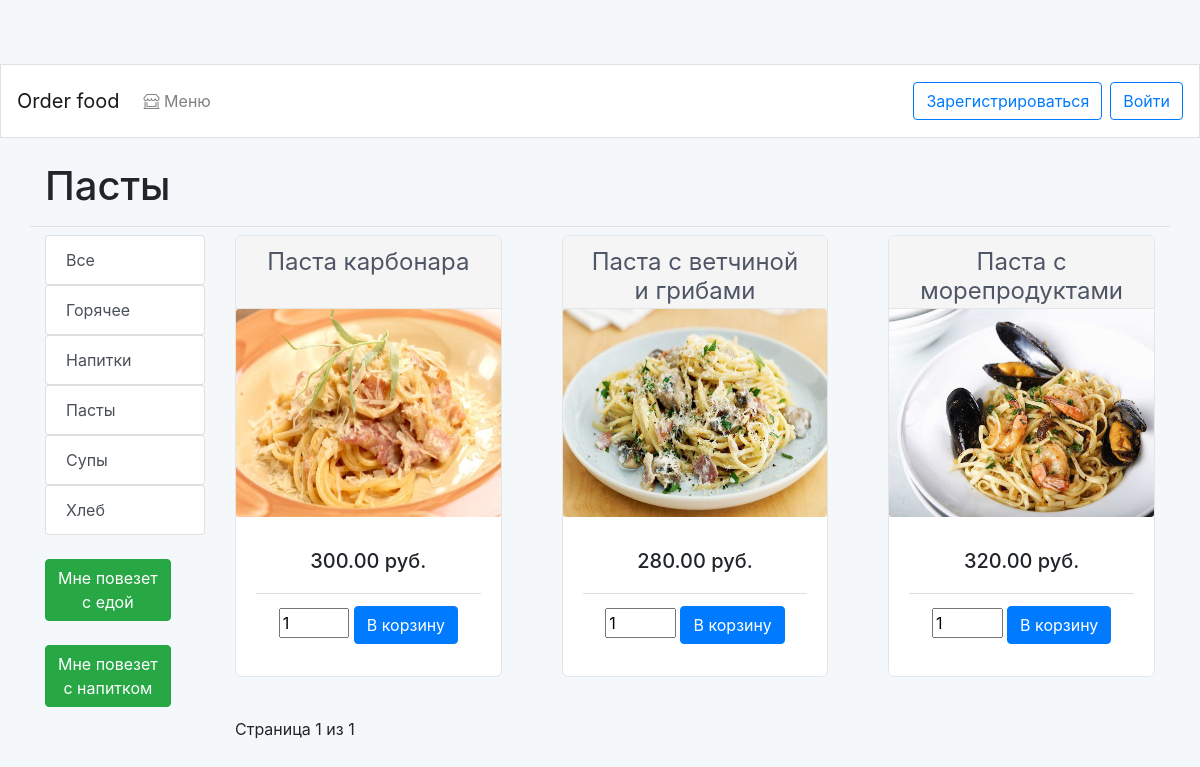
The page /pasty/ on the database its author committed.
### food_order/models.py (models this page shows, shortened)
class Category(models.Model):
    name = models.CharField(max_length=200)
    slug = models.SlugField(max_length=200,
                            unique=True)
    class Meta:
        ordering = ['name']
        indexes = [
            models.Index(fields=['name']),
        ]
        verbose_name = 'category'
        verbose_name_plural = 'categories'
    def get_absolute_url(self):
        return reverse('food_order:dish_list_by_category',
                       args=[self.slug])

class Dish(models.Model):
    category = models.ForeignKey(Category,
                                 related_name='dishes',
                                 on_delete=models.CASCADE,
                                 default=None)
    name = models.CharField(max_length=50)
    slug = models.SlugField(max_length=50,
                            unique=True)
    image = models.ImageField(upload_to='dishes/%Y/%m/%d',
                              blank=True)
    description = models.TextField(blank=True)
    composition = models.CharField(max_length=250)
    price = models.DecimalField(max_digits=10,
                                decimal_places=2)
    available = models.BooleanField(default=True)
    created = models.DateTimeField(auto_now_add=True)
    updated = models.DateTimeField(auto_now=True)
    class Meta:
        ordering = ['name']
        indexes = [
            models.Index(fields=['id', 'slug']),
            models.Index(fields=['name']),
            models.Index(fields=['-created']),
        ]
    def get_absolute_url(self):
        return reverse('food_order:dish_detail',
                       args=[self.id, self.slug])

### food_order/views.py (the view)
def dish_list(request, category_slug=None):
    category = None
    categories = Category.objects.all()
    dishes_list = Dish.objects.filter(available=True)
    if category_slug:
        category = get_object_or_404(Category,
                                     slug=category_slug)
        dishes_list = dishes_list.filter(category=category)
    paginator = Paginator(dishes_list, 6)
    page_number = request.GET.get('page', 1)
    try:
        dishes = paginator.page(page_number)
    except PageNotAnInteger:
        dishes = paginator.page(1)
    except EmptyPage:
        dishes = paginator.page(paginator.num_pages)
    cart_dish_form = CartAddDishForm()
    return render(request,
                  'food_order/dish/list.html',
                  {'category': category,
                   'categories': categories,
                   'dishes': dishes,
                   'cart_dish_form': cart_dish_form})

### cart/forms.py
class CartAddDishForm(forms.Form):
    quantity = forms.IntegerField(
        widget=forms.NumberInput(attrs={'style': 'width:7ch',
                                        'value': 1,
                                        'min': 1,
                                        'max': 20,
                                        'step': 1}),
        required=False,
        initial=1,
        label="")
    override = forms.BooleanField(required=False,
                                  initial=False,
                                  widget=forms.HiddenInput)

### cart/cart.py (called while the page is built)
    def __len__(self):
        return sum(item['quantity'] for item in self.cart.values())

### cart/context_processors.py (called while the page is built)
def cart(request):
    return {'cart': Cart(request)}

### food_order/templates/food_order/dish/list.html (shortened to what this page needs)
{% extends "food_order/base.html" %}
{% load static %}
{% block page_header %}
  <h1>{% if category %}{{ category.name }}{% else %}Меню{% endif %}</h1>
{% endblock %}
{% block content %}
  <section id="about">
    <div class="container">
      <div class="row">
        <div class="col-sm-4 col-md-2">
          <div class="list_group">
            <or {% if not category %}class="selected"{% endif %}>
              <a href="{% url 'food_order:dish_list' %}" class="list-group-item list-group-item-action">Все</a>
            </or>
            {% for c in categories %}
              <or {% if category.slug == c.slug %}class="selected"{% endif %}>
                <a href="{{ c.get_absolute_url }}" class="list-group-item list-group-item-action">{{ c.name }}</a>
              </or>
            {% endfor %}
          </div>
          <div>
            <br>
              <form action="{% url 'cart:cart_add_random_food' %}" method="post">
                <button role="submit" class="btn center btn-success">Мне повезет <br> с едой</button>
              </form>
            <br>
              <form action="{% url 'cart:cart_add_random_drink' %}" method="post">
                <button role="submit" class="btn btn-success">Мне повезет <br> с напитком</button>
              </form>
            <br>
          </div>
        </div>
        <div class="col-sm-8 col-md-10 ">
          <div class="row row-cols-1 row-cols-sm-1 row-cols-md-2">
            <div class="card-deck mb-3 text-center">
              {% for dish in dishes %}
              <div class="col-sm-12 col-md-6 col-lg-4">
                <div class="card mb-4 box-shadow">
                  <div class="card-header">
                    <h4 class="my-0 font-weight-normal" style="height: 3rem">{{ dish.name }}</a></h4>
                  </div>
                    <a href="{{ dish.get_absolute_url }}">
                      <img class="card-img w-30 h-20"
                        style="height: 13rem"
                        src="{% if dish.image %}{{ dish.image.url }}
                              {% else %}{% static 'img/no_image.png' %}{% endif %}"
                        alt="">
                    </a>
                  <div class="card-body">
                    <ul class="list-group list-group-flush">
                      <li class="list-group-item card-text text-center"><h5>{{ dish.price }} руб.</h5></li>
                      <li class="list-group-item text-center">
                        <form action="{% url 'cart:cart_add' dish.id %}" method="post">
                          {{ cart_dish_form }}
                          <button role="submit" class="btn btn-primary">В корзину</button>
                        </form>
                      </li>
                    </ul>
                  </div>
                </div>
              </div>
              {% endfor %}
            </div>
          </div>
          {% include "pagination.html" with page=dishes %}
        </div>
      </div>
    </div>
  </section>
{% endblock %}

### static/css/base.css (style rules this page uses)
body { padding-top: 4em; background-color: #F5F8FA; }
.card { position: relative; border: 0.1rem solid #e5e5e5; border-radius: 0.4rem; position: relative; background-color: #FFF; }
.card .card-header { border-radius: 0.4rem 0.4rem 0 0; padding: .75rem 1.25rem; background-color: #f5f5f5; border-bottom: 0.1em solid #e5e5e5; color: #4e5665; font-weight: bold; }

### rows shown on the page
Category: name "Пасты"
Category: name "Горячее"
Category: name "Напитки"
Category: name "Супы"
Category: name "Хлеб"
Dish: name "Паста карбонара", image (picture), price "300.00", quantity "1"
Dish: name "Паста с ветчиной и грибами", image (picture), price "280.00", quantity "1"
Dish: name "Паста с морепродуктами", image (picture), price "320.00", quantity "1"

### other values the page prints
{{ page.number }} "1"
{{ page.paginator.num_pages }} "1"
